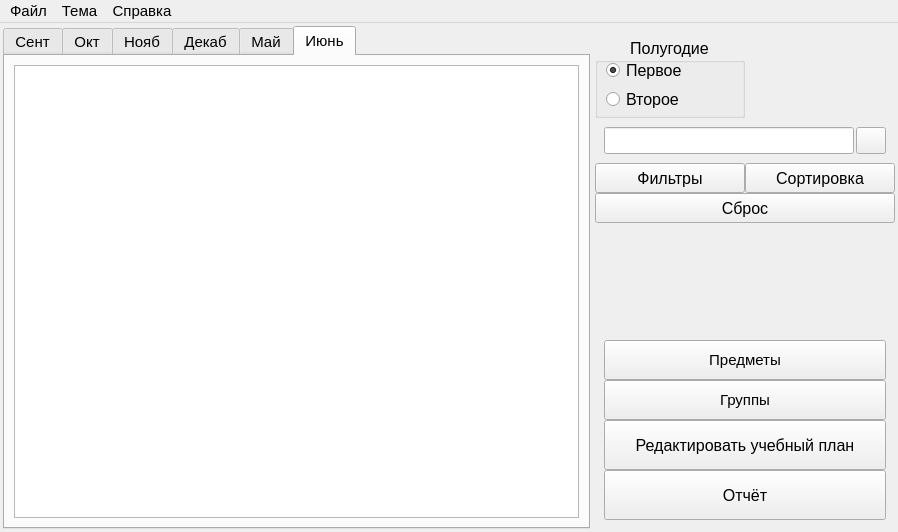
<?xml version="1.0" encoding="UTF-8"?>
<ui version="4.0">
 <class>MainWindow</class>
 <widget class="QMainWindow" name="MainWindow">
  <property name="geometry">
   <rect>
    <x>0</x>
    <y>0</y>
    <width>898</width>
    <height>532</height>
   </rect>
  </property>
  <property name="font">
   <font>
    <pointsize>11</pointsize>
   </font>
  </property>
  <property name="windowTitle">
   <string>Трекер рабочих часов</string>
  </property>
  <property name="styleSheet">
   <string notr="true"/>
  </property>
  <widget class="QWidget" name="centralwidget">
   <property name="layoutDirection">
    <enum>Qt::LeftToRight</enum>
   </property>
   <layout class="QGridLayout" name="gridLayout_3" rowstretch="1,0,0,0,0,1,0" columnstretch="9,0,0">
    <property name="leftMargin">
     <number>3</number>
    </property>
    <property name="topMargin">
     <number>3</number>
    </property>
    <property name="rightMargin">
     <number>3</number>
    </property>
    <property name="bottomMargin">
     <number>3</number>
    </property>
    <property name="horizontalSpacing">
     <number>5</number>
    </property>
    <property name="verticalSpacing">
     <number>0</number>
    </property>
    <item row="0" column="2">
     <spacer name="verticalSpacer_2">
      <property name="orientation">
       <enum>Qt::Vertical</enum>
      </property>
      <property name="sizeType">
       <enum>QSizePolicy::Fixed</enum>
      </property>
      <property name="sizeHint" stdset="0">
       <size>
        <width>20</width>
        <height>12</height>
       </size>
      </property>
     </spacer>
    </item>
    <item row="0" column="0" rowspan="7">
     <widget class="QTabWidget" name="tabW_SlidesFirstHalf">
      <property name="minimumSize">
       <size>
        <width>500</width>
        <height>500</height>
       </size>
      </property>
      <property name="tabPosition">
       <enum>QTabWidget::North</enum>
      </property>
      <property name="currentIndex">
       <number>5</number>
      </property>
      <property name="elideMode">
       <enum>Qt::ElideNone</enum>
      </property>
      <property name="documentMode">
       <bool>false</bool>
      </property>
      <widget class="QWidget" name="tab_September">
       <attribute name="title">
        <string>Сент</string>
       </attribute>
       <layout class="QGridLayout" name="gridLayout_2">
        <property name="leftMargin">
         <number>9</number>
        </property>
        <property name="topMargin">
         <number>9</number>
        </property>
        <property name="rightMargin">
         <number>9</number>
        </property>
        <property name="bottomMargin">
         <number>9</number>
        </property>
        <property name="spacing">
         <number>6</number>
        </property>
        <item row="0" column="0">
         <widget class="QTableView" name="tableV_hours_1"/>
        </item>
       </layout>
      </widget>
      <widget class="QWidget" name="tab_October">
       <attribute name="title">
        <string>Окт</string>
       </attribute>
       <layout class="QGridLayout" name="gridLayout" rowstretch="0">
        <property name="leftMargin">
         <number>9</number>
        </property>
        <property name="topMargin">
         <number>9</number>
        </property>
        <property name="rightMargin">
         <number>9</number>
        </property>
        <property name="bottomMargin">
         <number>9</number>
        </property>
        <property name="spacing">
         <number>6</number>
        </property>
        <item row="0" column="0">
         <widget class="QTableView" name="tableV_hours_4">
          <property name="styleSheet">
           <string notr="true"/>
          </property>
         </widget>
        </item>
       </layout>
      </widget>
      <widget class="QWidget" name="tab_November">
       <attribute name="title">
        <string>Нояб</string>
       </attribute>
       <layout class="QGridLayout" name="gridLayout_4">
        <item row="0" column="0">
         <widget class="QTableView" name="tableV_hours_2">
          <property name="styleSheet">
           <string notr="true"/>
          </property>
         </widget>
        </item>
       </layout>
      </widget>
      <widget class="QWidget" name="tab_December">
       <attribute name="title">
        <string>Декаб</string>
       </attribute>
       <layout class="QGridLayout" name="gridLayout_5">
        <item row="0" column="0">
         <widget class="QTableView" name="tableV_hours_3">
          <property name="styleSheet">
           <string notr="true"/>
          </property>
         </widget>
        </item>
       </layout>
      </widget>
      <widget class="QWidget" name="tab_5">
       <attribute name="title">
        <string>Май</string>
       </attribute>
       <layout class="QGridLayout" name="gridLayout_6">
        <item row="0" column="0">
         <widget class="QTableView" name="tableV_hours_5"/>
        </item>
       </layout>
      </widget>
      <widget class="QWidget" name="tab_6">
       <attribute name="title">
        <string>Июнь</string>
       </attribute>
       <layout class="QGridLayout" name="gridLayout_7">
        <item row="0" column="0">
         <widget class="QTableView" name="tableV_hours_6"/>
        </item>
       </layout>
      </widget>
     </widget>
    </item>
    <item row="5" column="1">
     <spacer name="verticalSpacer">
      <property name="orientation">
       <enum>Qt::Vertical</enum>
      </property>
      <property name="sizeHint" stdset="0">
       <size>
        <width>20</width>
        <height>20</height>
       </size>
      </property>
     </spacer>
    </item>
    <item row="4" column="1" colspan="2">
     <widget class="QPushButton" name="btn_Default">
      <property name="sizePolicy">
       <sizepolicy hsizetype="Minimum" vsizetype="Expanding">
        <horstretch>0</horstretch>
        <verstretch>0</verstretch>
       </sizepolicy>
      </property>
      <property name="minimumSize">
       <size>
        <width>300</width>
        <height>30</height>
       </size>
      </property>
      <property name="font">
       <font>
        <pointsize>12</pointsize>
       </font>
      </property>
      <property name="text">
       <string>Сброс</string>
      </property>
      <property name="iconSize">
       <size>
        <width>24</width>
        <height>24</height>
       </size>
      </property>
     </widget>
    </item>
    <item row="6" column="1" colspan="2">
     <widget class="QFrame" name="control_frame">
      <layout class="QVBoxLayout" name="verticalLayout" stretch="0,0,0,0">
       <property name="spacing">
        <number>0</number>
       </property>
       <property name="sizeConstraint">
        <enum>QLayout::SetDefaultConstraint</enum>
       </property>
       <item>
        <widget class="QPushButton" name="btn_Subject">
         <property name="minimumSize">
          <size>
           <width>150</width>
           <height>40</height>
          </size>
         </property>
         <property name="text">
          <string>Предметы</string>
         </property>
         <property name="iconSize">
          <size>
           <width>24</width>
           <height>24</height>
          </size>
         </property>
        </widget>
       </item>
       <item>
        <widget class="QPushButton" name="btn_Group">
         <property name="minimumSize">
          <size>
           <width>150</width>
           <height>40</height>
          </size>
         </property>
         <property name="baseSize">
          <size>
           <width>150</width>
           <height>50</height>
          </size>
         </property>
         <property name="text">
          <string>Группы</string>
         </property>
         <property name="iconSize">
          <size>
           <width>24</width>
           <height>24</height>
          </size>
         </property>
        </widget>
       </item>
       <item>
        <widget class="QPushButton" name="btn_NewYear">
         <property name="minimumSize">
          <size>
           <width>150</width>
           <height>50</height>
          </size>
         </property>
         <property name="baseSize">
          <size>
           <width>150</width>
           <height>50</height>
          </size>
         </property>
         <property name="font">
          <font>
           <pointsize>12</pointsize>
          </font>
         </property>
         <property name="text">
          <string>Редактировать учебный план</string>
         </property>
         <property name="iconSize">
          <size>
           <width>24</width>
           <height>24</height>
          </size>
         </property>
        </widget>
       </item>
       <item>
        <widget class="QPushButton" name="btn_Report">
         <property name="minimumSize">
          <size>
           <width>150</width>
           <height>50</height>
          </size>
         </property>
         <property name="baseSize">
          <size>
           <width>150</width>
           <height>50</height>
          </size>
         </property>
         <property name="font">
          <font>
           <pointsize>12</pointsize>
          </font>
         </property>
         <property name="text">
          <string>Отчёт</string>
         </property>
         <property name="iconSize">
          <size>
           <width>24</width>
           <height>24</height>
          </size>
         </property>
        </widget>
       </item>
      </layout>
     </widget>
    </item>
    <item row="3" column="1" colspan="2">
     <widget class="QFrame" name="filt_sort_frame">
      <layout class="QHBoxLayout" name="horizontalLayout">
       <property name="spacing">
        <number>0</number>
       </property>
       <property name="leftMargin">
        <number>0</number>
       </property>
       <property name="topMargin">
        <number>0</number>
       </property>
       <property name="rightMargin">
        <number>0</number>
       </property>
       <property name="bottomMargin">
        <number>0</number>
       </property>
       <item>
        <widget class="QPushButton" name="btn_Filt">
         <property name="minimumSize">
          <size>
           <width>60</width>
           <height>30</height>
          </size>
         </property>
         <property name="font">
          <font>
           <pointsize>12</pointsize>
          </font>
         </property>
         <property name="text">
          <string>Фильтры</string>
         </property>
         <property name="iconSize">
          <size>
           <width>24</width>
           <height>24</height>
          </size>
         </property>
        </widget>
       </item>
       <item>
        <widget class="QPushButton" name="btn_Sort">
         <property name="minimumSize">
          <size>
           <width>60</width>
           <height>30</height>
          </size>
         </property>
         <property name="font">
          <font>
           <pointsize>12</pointsize>
          </font>
         </property>
         <property name="text">
          <string>Сортировка</string>
         </property>
         <property name="iconSize">
          <size>
           <width>24</width>
           <height>24</height>
          </size>
         </property>
        </widget>
       </item>
      </layout>
     </widget>
    </item>
    <item row="2" column="1" colspan="2">
     <widget class="QFrame" name="search_frame">
      <layout class="QHBoxLayout" name="horizontalLayout_2" stretch="3,1">
       <property name="spacing">
        <number>2</number>
       </property>
       <item>
        <widget class="QLineEdit" name="line_Search">
         <property name="sizePolicy">
          <sizepolicy hsizetype="Expanding" vsizetype="Minimum">
           <horstretch>0</horstretch>
           <verstretch>0</verstretch>
          </sizepolicy>
         </property>
         <property name="maximumSize">
          <size>
           <width>16777215</width>
           <height>30</height>
          </size>
         </property>
         <property name="font">
          <font>
           <pointsize>12</pointsize>
          </font>
         </property>
        </widget>
       </item>
       <item>
        <widget class="QPushButton" name="btn_Search">
         <property name="sizePolicy">
          <sizepolicy hsizetype="Minimum" vsizetype="Minimum">
           <horstretch>0</horstretch>
           <verstretch>1</verstretch>
          </sizepolicy>
         </property>
         <property name="minimumSize">
          <size>
           <width>24</width>
           <height>24</height>
          </size>
         </property>
         <property name="maximumSize">
          <size>
           <width>30</width>
           <height>30</height>
          </size>
         </property>
         <property name="text">
          <string/>
         </property>
         <property name="iconSize">
          <size>
           <width>24</width>
           <height>24</height>
          </size>
         </property>
        </widget>
       </item>
      </layout>
     </widget>
    </item>
    <item row="1" column="1" colspan="2">
     <widget class="QGroupBox" name="groupB_radioBtns">
      <property name="minimumSize">
       <size>
        <width>150</width>
        <height>80</height>
       </size>
      </property>
      <property name="maximumSize">
       <size>
        <width>150</width>
        <height>80</height>
       </size>
      </property>
      <property name="font">
       <font>
        <pointsize>12</pointsize>
        <italic>false</italic>
       </font>
      </property>
      <property name="styleSheet">
       <string notr="true"/>
      </property>
      <property name="title">
       <string>Полугодие</string>
      </property>
      <property name="alignment">
       <set>Qt::AlignHCenter|Qt::AlignTop</set>
      </property>
      <property name="flat">
       <bool>false</bool>
      </property>
      <property name="checkable">
       <bool>false</bool>
      </property>
      <widget class="QRadioButton" name="rBtn_First">
       <property name="geometry">
        <rect>
         <x>11</x>
         <y>21</y>
         <width>76</width>
         <height>23</height>
        </rect>
       </property>
       <property name="font">
        <font>
         <pointsize>12</pointsize>
        </font>
       </property>
       <property name="text">
        <string>Первое</string>
       </property>
       <property name="checked">
        <bool>true</bool>
       </property>
      </widget>
      <widget class="QRadioButton" name="rBtn_Second">
       <property name="geometry">
        <rect>
         <x>11</x>
         <y>50</y>
         <width>75</width>
         <height>23</height>
        </rect>
       </property>
       <property name="font">
        <font>
         <pointsize>12</pointsize>
        </font>
       </property>
       <property name="text">
        <string>Второе</string>
       </property>
      </widget>
     </widget>
    </item>
   </layout>
  </widget>
  <widget class="QMenuBar" name="menuBar">
   <property name="geometry">
    <rect>
     <x>0</x>
     <y>0</y>
     <width>898</width>
     <height>21</height>
    </rect>
   </property>
   <widget class="QMenu" name="menu_file">
    <property name="title">
     <string>Файл</string>
    </property>
    <addaction name="open"/>
    <addaction name="separator"/>
    <addaction name="report"/>
   </widget>
   <widget class="QMenu" name="menu_theme">
    <property name="title">
     <string>Тема</string>
    </property>
    <addaction name="light"/>
    <addaction name="dark"/>
    <addaction name="blue"/>
   </widget>
   <widget class="QMenu" name="menu_about">
    <property name="title">
     <string>Справка</string>
    </property>
    <addaction name="about"/>
   </widget>
   <addaction name="menu_file"/>
   <addaction name="menu_theme"/>
   <addaction name="menu_about"/>
  </widget>
  <action name="light">
   <property name="text">
    <string>Светлая</string>
   </property>
  </action>
  <action name="dark">
   <property name="text">
    <string>Тёмная</string>
   </property>
  </action>
  <action name="open">
   <property name="text">
    <string>Открыть</string>
   </property>
  </action>
  <action name="report">
   <property name="text">
    <string>Печать</string>
   </property>
  </action>
  <action name="about">
   <property name="text">
    <string>О программе</string>
   </property>
  </action>
  <action name="blue">
   <property name="text">
    <string>Синяя</string>
   </property>
  </action>
 </widget>
 <resources/>
 <connections/>
</ui>
